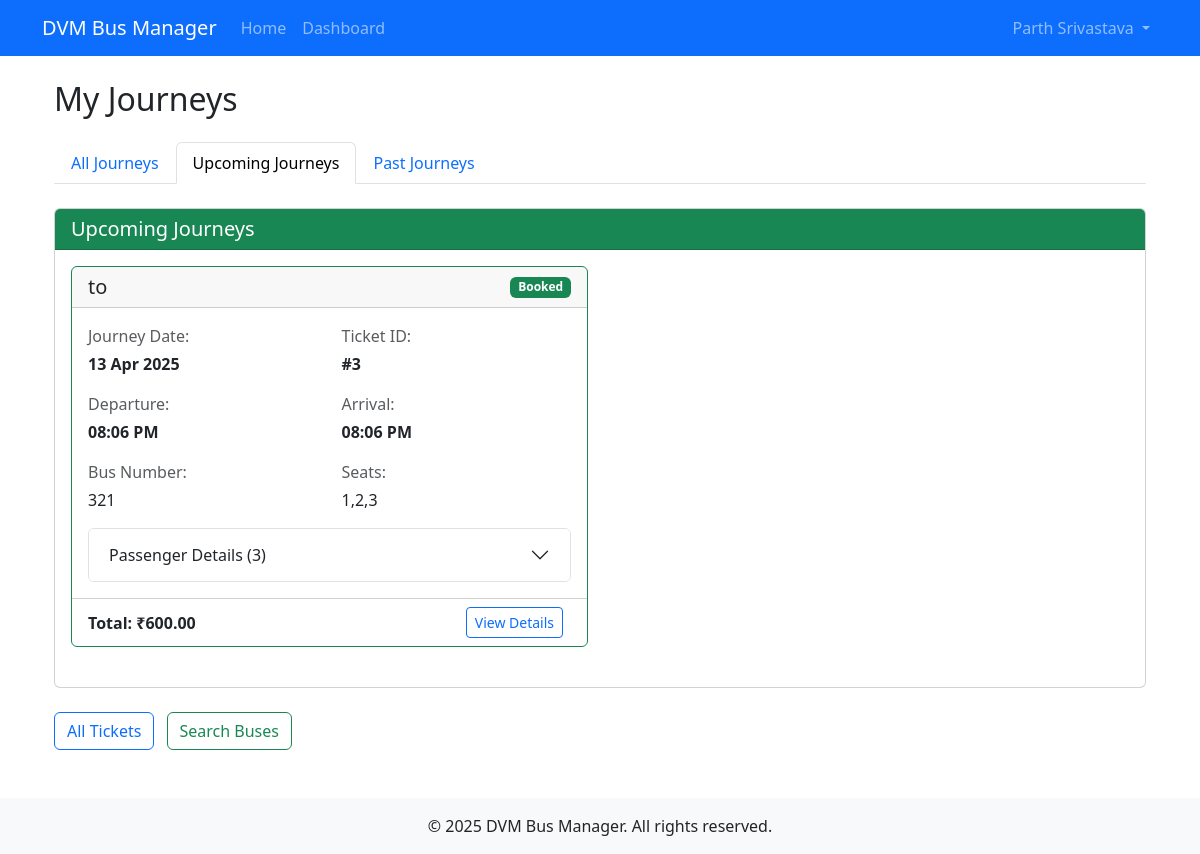
The app's page /booking/my-journeys/?filter=upcoming (signed in) with its own data.
### accounts/models.py (models this page shows, shortened)
class User(AbstractUser):
    username = None  # Remove username field
    email = models.EmailField(_('email address'), unique=True)
    full_name = models.CharField(_('full name'), max_length=150)
    date_joined = models.DateTimeField(_('date joined'), default=timezone.now)
    is_passenger = models.BooleanField(default=True)
    profile_picture_url = models.URLField(_('profile picture URL'), max_length=1000, blank=True, null=True)
    objects = UserManager()
    USERNAME_FIELD = 'email'
    REQUIRED_FIELDS = ['full_name']
    class Meta:
        verbose_name = _('user')
        verbose_name_plural = _('users')

### booking/models.py (models this page shows, shortened)
class MultiStopTicket(models.Model):
    STATUS_CHOICES = (
        ('BOOKED', _('Booked')),
        ('CANCELLED', _('Cancelled')),
        ('COMPLETED', _('Completed')),
    )
    user = models.ForeignKey(settings.AUTH_USER_MODEL, on_delete=models.CASCADE, related_name='multistop_tickets')
    bus = models.ForeignKey(MultiStopBus, on_delete=models.PROTECT, related_name='tickets')
    start_stop = models.ForeignKey(RouteStop, on_delete=models.PROTECT, related_name='departure_tickets')
    end_stop = models.ForeignKey(RouteStop, on_delete=models.PROTECT, related_name='arrival_tickets')
    booking_time = models.DateTimeField(_('booking time'), default=timezone.now)
    status = models.CharField(_('status'), max_length=20, choices=STATUS_CHOICES, default='BOOKED')
    passengers = models.ManyToManyField(Passenger, related_name='multistop_tickets')
    total_fare = models.DecimalField(_('total fare'), max_digits=10, decimal_places=2)
    seat_numbers = models.CharField(_('seat numbers'), max_length=255, help_text="Comma-separated seat numbers")
    seat_class = models.CharField(_('seat class'), max_length=20, choices=MultiStopBus.SEAT_CLASS_CHOICES, default='GENERAL')
    class Meta:
        verbose_name = _('multi-stop ticket')
        verbose_name_plural = _('multi-stop tickets')
        ordering = ['-booking_time']
    @property
    def departure_time(self):
        return self.start_stop.get_departure_time(self.bus.departure_time)

class MultiStopBus(models.Model):
    SEAT_CLASS_CHOICES = (
        ('GENERAL', _('General')),
        ('SLEEPER', _('Sleeper')),
        ('LUXURY', _('Luxury')),
    )
    route = models.ForeignKey(MultiStopRoute, on_delete=models.CASCADE, related_name='buses')
    bus_number = models.CharField(_('bus number'), max_length=20, unique=True)
    departure_time = models.DateTimeField(_('departure time'))
    arrival_time = models.DateTimeField(_('arrival time'))
    total_seats = models.PositiveIntegerField(_('total seats'),
                                             validators=[MinValueValidator(1)])
    available_seats = models.PositiveIntegerField(_('available seats'),
                                                 validators=[MinValueValidator(0)])
    fare = models.DecimalField(_('base fare'), max_digits=10, decimal_places=2)
    sleeper_fare = models.DecimalField(_('sleeper fare'), max_digits=10, decimal_places=2, null=True, blank=True)
    luxury_fare = models.DecimalField(_('luxury fare'), max_digits=10, decimal_places=2, null=True, blank=True)
    has_general_seats = models.BooleanField(_('has general seats'), default=True)
    has_sleeper_seats = models.BooleanField(_('has sleeper seats'), default=False)
    has_luxury_seats = models.BooleanField(_('has luxury seats'), default=False)
    is_active = models.BooleanField(_('is active'), default=True)
    class Meta:
        verbose_name = _('multi-stop bus')
        verbose_name_plural = _('multi-stop buses')
        ordering = ['departure_time']

### booking/views.py (the view)
# urls.py: path('my-journeys/', views.user_journeys, name='user_journeys'),
@login_required
def user_journeys(request):
    now = timezone.now()
    upcoming_tickets = []
    past_tickets = []
    regular_tickets = Ticket.objects.filter(user=request.user).select_related('bus')
    for ticket in regular_tickets:
        ticket.is_multi_stop = False  # Flag to identify ticket type in template
        if ticket.status == 'BOOKED' and ticket.bus.departure_time > now:
            upcoming_tickets.append(ticket)
        else:
            past_tickets.append(ticket)
    multi_stop_tickets = MultiStopTicket.objects.filter(user=request.user).select_related('bus')
    for ticket in multi_stop_tickets:
        ticket.is_multi_stop = True  # Flag to identify ticket type in template
        if ticket.status == 'BOOKED' and ticket.departure_time > now:
            upcoming_tickets.append(ticket)
        else:
            past_tickets.append(ticket)
    upcoming_tickets.sort(key=lambda ticket: ticket.bus.departure_time if not getattr(ticket, 'is_multi_stop', False)
                          else ticket.departure_time)
    past_tickets.sort(key=lambda ticket: ticket.bus.departure_time if not getattr(ticket, 'is_multi_stop', False)
                      else ticket.departure_time, reverse=True)
    filter_type = request.GET.get('filter', 'all')
    if filter_type == 'upcoming':
        past_tickets = []
    elif filter_type == 'past':
        upcoming_tickets = []
    context = {
        'upcoming_tickets': upcoming_tickets,
        'past_tickets': past_tickets,
        'filter_type': filter_type,
    }
    return render(request, 'booking/user_journeys.html', context)

### accounts/context_processors.py (called while the page is built)
def social_auth_config(request):
    context = {
        'google_oauth_configured': False,
    }
    if hasattr(settings, 'SOCIALACCOUNT_PROVIDERS') and 'google' in settings.SOCIALACCOUNT_PROVIDERS:
        try:
            google_app = SocialApp.objects.filter(provider='google').exists()
            context['google_oauth_configured'] = google_app
        except:
            pass
    return context

### booking/models.py (called while the page is built)
    def get_departure_time(self, bus_departure_time):
        if self.departure_offset:
            return bus_departure_time + self.departure_offset
        return None

### templates/booking/user_journeys.html (shortened to what this page needs)
{% extends 'base.html' %}
{% load static %}
{% block content %}
<div class="container mt-4">
    <h2 class="mb-4">My Journeys</h2>
    <ul class="nav nav-tabs mb-4">
        <li class="nav-item">
            <a class="nav-link {% if filter_type == 'all' or filter_type == '' %}active{% endif %}" href="{% url 'booking:user_journeys' %}">
                All Journeys
            </a>
        </li>
        <li class="nav-item">
            <a class="nav-link {% if filter_type == 'upcoming' %}active{% endif %}" href="{% url 'booking:user_journeys' %}?filter=upcoming">
                Upcoming Journeys
            </a>
        </li>
        <li class="nav-item">
            <a class="nav-link {% if filter_type == 'past' %}active{% endif %}" href="{% url 'booking:user_journeys' %}?filter=past">
                Past Journeys
            </a>
        </li>
    </ul>
    {% if upcoming_tickets %}
        <div class="card mb-4">
            <div class="card-header bg-success text-white">
                <h5 class="mb-0">Upcoming Journeys</h5>
            </div>
            <div class="card-body">
                <div class="row">
                    {% for ticket in upcoming_tickets %}
                        <div class="col-md-6 mb-4">
                            <div class="card h-100 border-success">
                                <div class="card-header d-flex justify-content-between align-items-center">
                                    <h5 class="mb-0">{{ ticket.bus.route.origin }} to {{ ticket.bus.route.destination }}</h5>
                                    <span class="badge bg-success">{{ ticket.get_status_display }}</span>
                                </div>
                                <div class="card-body">
                                    <div class="row mb-3">
                                        <div class="col-md-6">
                                            <p class="text-muted mb-1">Journey Date:</p>
                                            <p class="mb-0 fw-bold">{{ ticket.bus.departure_time|date:"d M Y" }}</p>
                                        </div>
                                        <div class="col-md-6">
                                            <p class="text-muted mb-1">Ticket ID:</p>
                                            <p class="mb-0 fw-bold">#{{ ticket.id }}</p>
                                        </div>
                                    </div>
                                    <div class="row mb-3">
                                        <div class="col-md-6">
                                            <p class="text-muted mb-1">Departure:</p>
                                            <p class="mb-0 fw-bold">{{ ticket.bus.departure_time|time:"h:i A" }}</p>
                                        </div>
                                        <div class="col-md-6">
                                            <p class="text-muted mb-1">Arrival:</p>
                                            <p class="mb-0 fw-bold">{{ ticket.bus.arrival_time|time:"h:i A" }}</p>
                                        </div>
                                    </div>
                                    <div class="row mb-3">
                                        <div class="col-md-6">
                                            <p class="text-muted mb-1">Bus Number:</p>
                                            <p class="mb-0">{{ ticket.bus.bus_number }}</p>
                                        </div>
                                        <div class="col-md-6">
                                            <p class="text-muted mb-1">Seats:</p>
                                            <p class="mb-0">{{ ticket.seat_numbers }}</p>
                                        </div>
                                    </div>
                                    <div class="accordion" id="passengerAccordion{{ ticket.id }}">
                                        <div class="accordion-item">
                                            <h2 class="accordion-header" id="headingPassengers{{ ticket.id }}">
                                                <button class="accordion-button collapsed" type="button" data-bs-toggle="collapse"
                                                        data-bs-target="#collapsePassengers{{ ticket.id }}" aria-expanded="false"
                                                        aria-controls="collapsePassengers{{ ticket.id }}">
                                                    Passenger Details ({{ ticket.passengers.count }})
                                                </button>
                                            </h2>
                                        </div>
                                    </div>
                                </div>
                                <div class="card-footer bg-transparent">
                                    <div class="d-flex justify-content-between align-items-center">
                                        <span class="fw-bold">Total: ₹{{ ticket.total_fare }}</span>
                                        <div>
                                            <a href="{% url 'booking:ticket_detail' ticket.id %}" class="btn btn-sm btn-outline-primary me-2">View Details</a>
                                        </div>
                                    </div>
                                </div>
                            </div>
                        </div>
                    {% endfor %}
                </div>
            </div>
        </div>
    {% endif %}
    <div class="mt-4">
        <a href="{% url 'booking:user_journeys' %}" class="btn btn-outline-primary me-2">
             All Tickets
        </a>
        <a href="{% url 'booking:bus_search' %}" class="btn btn-outline-success">
             Search Buses
        </a>
    </div>
</div>
{% endblock %}

### templates/includes/navbar.html (shortened to what this page needs)
<nav class="navbar navbar-expand-lg navbar-dark bg-primary">
    <div class="container">
        <a class="navbar-brand" href="{% url 'home' %}">DVM Bus Manager</a>
        <div class="collapse navbar-collapse" id="navbarNav">
            <ul class="navbar-nav me-auto">
                <li class="nav-item">
                    <a class="nav-link" href="{% url 'home' %}">Home</a>
                </li>
                {% if user.is_authenticated %}
                <li class="nav-item">
                    <a class="nav-link" href="{% url 'dashboard' %}">Dashboard</a>
                </li>
                {% endif %}
            </ul>
            <ul class="navbar-nav ms-auto">
                {% if user.is_authenticated %}
                    <li class="nav-item dropdown">
                        <a class="nav-link dropdown-toggle" href="#" id="navbarDropdown" role="button" data-bs-toggle="dropdown" aria-expanded="false">
                            {{ user.full_name|default:user.email }}
                        </a>
                    </li>
                {% endif %}
            </ul>
        </div>
    </div>
</nav>

### records on screen
User: full_name "Parth Srivastava"
MultiStopTicket: status "Booked", bus.departure_time "13 Apr 2025", id "3", bus.departure_time "08:06 PM", bus.arrival_time "08:06 PM", bus.bus_number "321", seat_numbers "1,2,3", passengers.count "3", total_fare "600.00"
